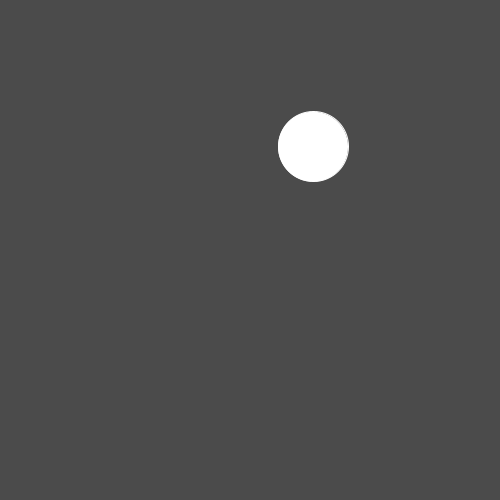
Frame 1 (no input)
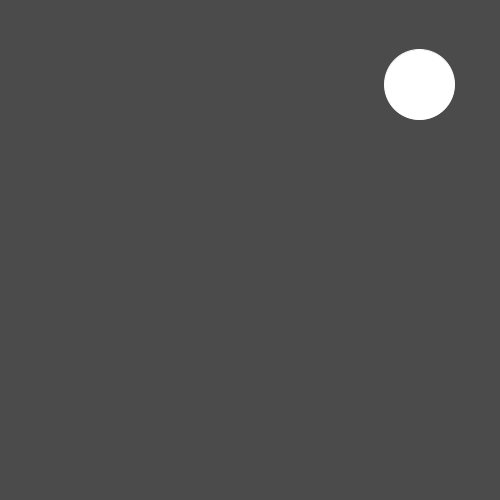
Frame 60 (the mouse pressed at the canvas centre just before this capture)
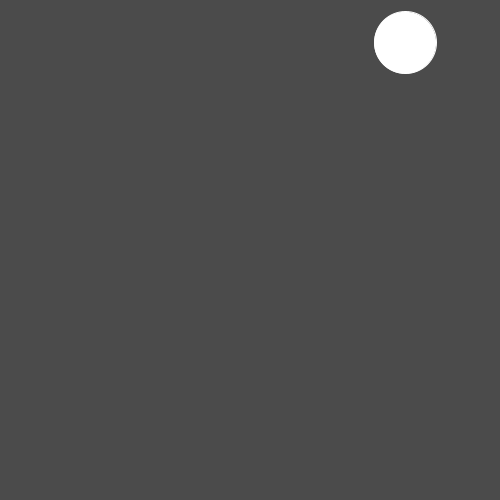
Frame 120 (the mouse held since frame 60 and released just before this capture)

The Processing sketch that drew these frames (run headless with seeded random() and noise(); from frame 60 on, the mouse is pressed at the canvas centre):

// Processing sketch: rebota
// ── rebota.pde
/* REBOTA
Mg. Fausto M. Lagos S.
CC By-NC-SA 2018

Evita que la elipse toque los bordes del lienzo haciendo click dentro
de la elipse para que cambie de dirección
*/

float x, y; // Coordenadas del centro de la elipse
float velX, velY;  // Velocidades
float radio = 35;

void setup(){
  size(500, 500);
  
  x = random(radio, width - radio);
  y = random(radio, height - radio);
  
  velX = random(-2, 2);
  velY = random(-2, 2);
  
  stroke(255);
}

void draw(){
  background(75);
  
  if (x - radio < 0 || x + radio > width){
    background(255, 0, 0);
    if (radio > 0){
      radio -= 2;
    }else{
      radio = 0;
    }
    velX = -velX;
  }
  
  if (y - radio < 0 || y + radio > height){
    background(255, 0, 0);
    if (radio > 0){
      radio -= 2;
    }else{
      radio = 0;
    }
    velY = -velY;
  }
  
  ellipse(x, y, 2 * radio, 2 * radio);
  
  x += velX;
  y += velY;
}

void mousePressed(){
  if (dist(x, y, mouseX, mouseY) < radio){
    velX = random(-2, 2);
    velY = random(-2, 2);
    radio++;
  }
}
